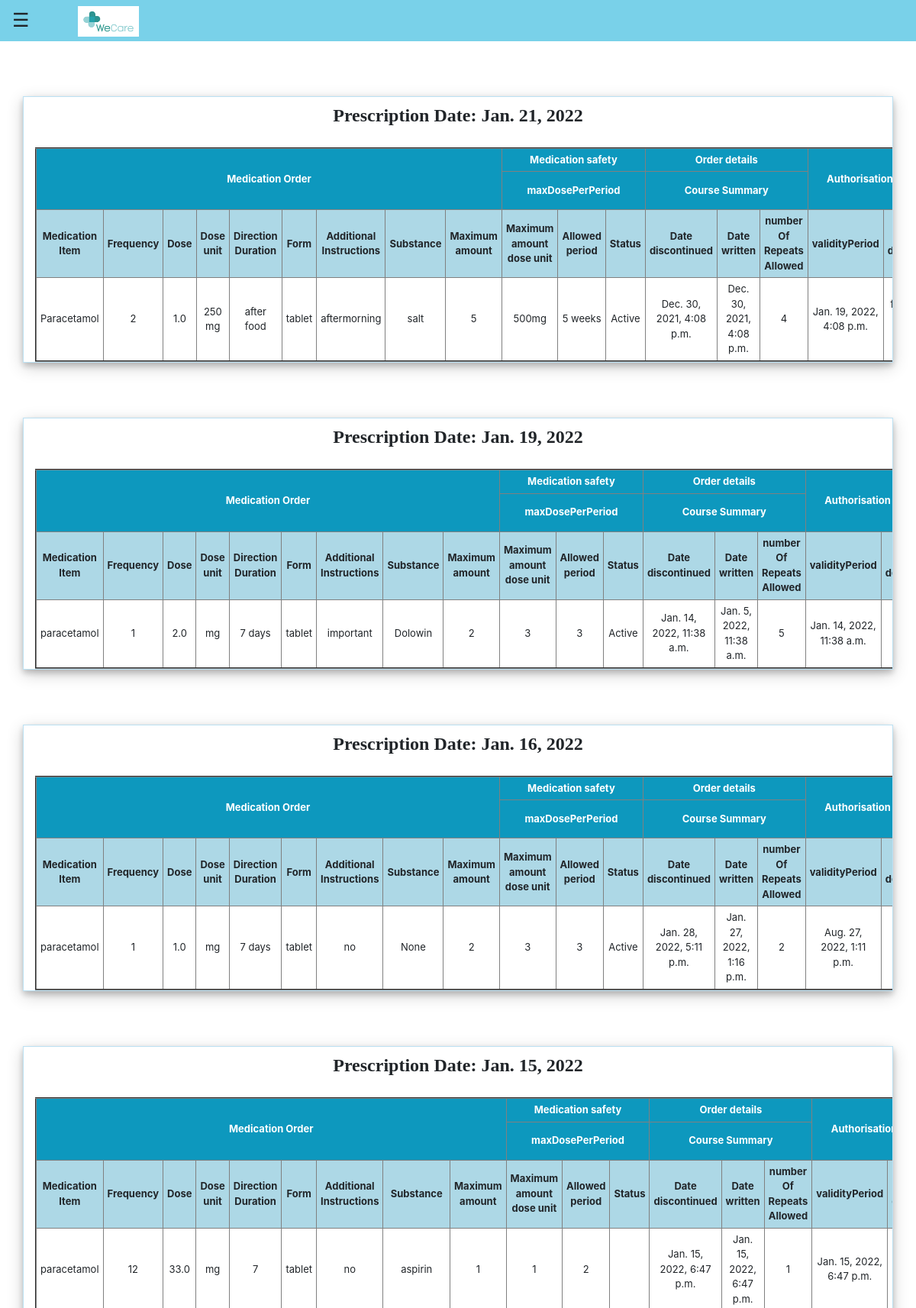
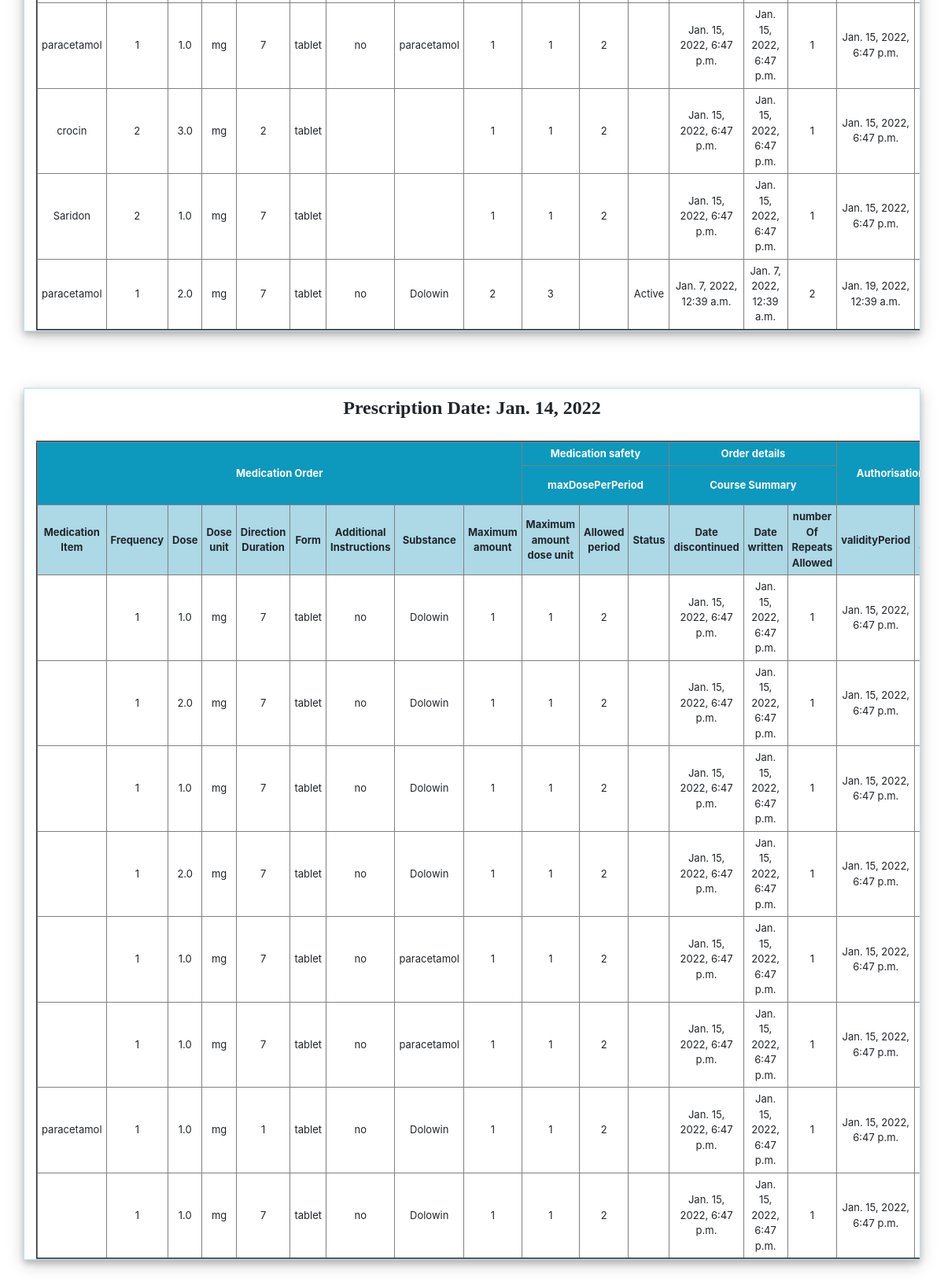
/old-prescription/3 (signed in), run on the app's committed database (2 pictures, top to bottom).
### hospital/models.py (models this page shows, shortened)
class PatientPrescriptionDetails(models.Model):
    patientId=models.PositiveIntegerField(null=True)
    medicationItem=models.CharField(max_length=100)
    frequency=models.PositiveIntegerField(null=False)
    dose=models.FloatField(null=False)
    doseUnit=models.CharField(max_length=100)
    directionDuration=models.CharField(max_length=200)
    form=models.CharField(max_length=100)
    additionalInstruc=models.CharField(max_length=400)
    substance=models.CharField(max_length=100)
    date=models.DateField(auto_now=True)
    safetyAmount=models.PositiveIntegerField(null=False)
    safetyDoseUnit=models.CharField(max_length=400)
    safetyAllowedPer=models.CharField(max_length=400)
    orderStatus=models.CharField(max_length=100)
    orderDateDisc=models.DateTimeField(blank=True,default=datetime.now)
    orderDateWritten=models.DateTimeField(blank=True,default=datetime.now)
    authRepeat=models.PositiveIntegerField(null=False,blank=True)
    authValPer=models.DateTimeField(blank=True,default=datetime.now)
    dispInstruc=models.CharField(max_length=100,blank=True)
    dispDescrip=models.CharField(max_length=100,blank=True)
    dispAmount=models.PositiveIntegerField(null=False,blank=True)
    dispAmountUnits=models.CharField(max_length=200,blank=True)
    dispDurution=models.CharField(max_length=200,blank=True)

### hospital/views.py (the view)
@login_required(login_url='doctorlogin')
@user_passes_test(is_doctor)
def old_prescription_patient_view(request, pk):
    patient = models.Patient.objects.get(id=pk)
    assignedDoctor = models.User.objects.all().filter(id=patient.assignedDoctorId)
    pDD = models.PatientPrescriptionDetails.objects.all().filter(
        patientId=pk).order_by('-date')
    date_list = []
    for m in pDD:
        if m.date not in date_list:
            date_list.append(m.date)
    patientDict = {
        'patientId': pk,
        'name': patient.get_name,
        'mobile': patient.mobile,
        'address': patient.address,
        'symptoms': patient.symptoms,
        'assignedDoctorName': assignedDoctor[0].first_name,
        'pDD': pDD,
        'date_list': date_list,
        'doctor': models.Doctor.objects.get(user_id=request.user.id),
    }
    return render(request, 'hospital/patient_old_prescription.html', context=patientDict)

### hospital/models.py (called while the page is built)
    @property
    def get_name(self):
        return self.user.first_name+" "+self.user.last_name

### hospital/views.py (called while the page is built)
def is_doctor(user):
    return user.groups.filter(name='DOCTOR').exists()

### templates/hospital/patient_old_prescription.html (shortened to what this page needs)
{% extends 'hospital/doctor_base.html' %}
{% block content %}
{% load static %}
<head>
</head>
<br>
{% for date in date_list %}
<div class="container">
  <h4 style="font-family: 'Times New Roman', Times, serif; text-align: center; font-weight: bold;">Prescription Date: {{date}}</h4>
  <table border="2" align="center">
    <br>
    <tr class="heading" align="center">
      <th rowspan="2" colspan="9">Medication Order</th>
      <th colspan="3">Medication safety</th>
      <th colspan="3">Order details</th>
      <th rowspan="2" colspan="2">Authorisation details</th>
    </tr>
    <tr class="heading" align="center">
      <th colspan="3">maxDosePerPeriod</th>
      <th colspan="3">Course Summary</th>
    </tr>
    <tr class="subheadings" align="center">
      <th>Medication Item</th>
      <th>Frequency</th>
      <th>Dose</th>
      <th>Dose unit</th>
      <th>Direction Duration</th>
      <th>Form</th>
      <th>Additional Instructions</th>
      <th>Substance</th>
      <th>Maximum amount</th>
      <th>Maximum amount dose unit</th>
      <th>Allowed period</th>
      <th>Status</th>
      <th>Date discontinued</th>
      <th>Date written</th>
      <th>number Of Repeats Allowed</th>
      <th>validityPeriod</th>
      <th>Amount description</th>
    </tr>
    {% for m in pDD %}
    {% if m.date == date %}
    <tr class="details" align="center">
      <td>{{m.medicationItem}}</td>
      <td>{{m.frequency}}</td>
      <td>{{m.dose}}</td>
      <td>{{m.doseUnit}}</td>
      <td>{{m.directionDuration}}</td>
      <td>{{m.form}}</td>
      <td>{{m.additionalInstruc}}</td>
      <td>{{m.substance}}</td>
      <td>{{m.safetyAmount}}</td>
      <td>{{m.safetyDoseUnit}}</td>
      <td>{{m.safetyAllowedPer}}</td>
      <td>{{m.orderStatus}}</td>
      <td>{{m.orderDateDisc}}</td>
      <td>{{m.orderDateWritten}}</td>
      <td>{{m.authRepeat}}</td>
      <td>{{m.authValPer}}</td>
      <td>{{m.dispInstruc}}</td>
    </tr>
    {% endif %}
    {% endfor %}
  </table>
</div>
<br><br><br>
{% endfor %}
{% endblock content %}

### templates/hospital/patient_old_prescription.html (style rules this page uses)
.details { font-weight: 14px; font-family: -apple-system, BlinkMacSystemFont,"Segoe UI",Roboto,"Helvetica Neue",Arial,"Noto Sans",sans-serif,"Apple Color Emoji","Segoe UI Emoji","Segoe UI Symbol","Noto Color Emoji"; }
.subheadings { background-color: lightblue; font-family: -apple-system, BlinkMacSystemFont,"Segoe UI",Roboto,"Helvetica Neue",Arial,"Noto Sans",sans-serif,"Apple Color Emoji","Segoe UI Emoji","Segoe UI Symbol","Noto Color Emoji"; font-weight: 1.25rem; }
th, td { padding: 5px; }
.heading { background-color: #0D98BE; color: white; font-family: -apple-system, BlinkMacSystemFont,"Segoe UI",Roboto,"Helvetica Neue",Arial,"Noto Sans",sans-serif,"Apple Color Emoji","Segoe UI Emoji","Segoe UI Symbol","Noto Color Emoji"; font-weight: 1.25rem; }
.container { padding-top: 10px; overflow-y: scroll; box-shadow: 0 4px 8px 0 rgba(0, 0, 0, 0.2), 0 6px 20px 0 rgba(0, 0, 0, 0.19); font-family: -apple-system, BlinkMacSystemFont,"Segoe UI",Roboto,"Helvetica Neue",Arial,"Noto Sans",sans-serif,"Apple Color Emoji","Segoe UI Emoji","Segoe UI Symbol","Noto Color Emoji"; font-size: small; border:solid rgba(188, 225, 243, 0.993) 1px ; }

### data on the page
PatientPrescriptionDetails: date_list "Jan. 21, 2022", medicationItem "Paracetamol", frequency "2", dose "1.0", doseUnit "250 mg", directionDuration "after food", form "tablet", additionalInstruc "aftermorning", substance "salt", safetyAmount "5", safetyDoseUnit "500mg", safetyAllowedPer "5 weeks", orderStatus "Active", orderDateDisc "Dec. 30, 2021, 4:08 p.m.", orderDateWritten "Dec. 30, 2021, 4:08 p.m.", authRepeat "4", authValPer "Jan. 19, 2022, 4:08 p.m."
PatientPrescriptionDetails: date_list "Jan. 19, 2022", medicationItem "paracetamol", frequency "1", dose "2.0", doseUnit "mg", directionDuration "7 days", form "tablet", additionalInstruc "important", substance "Dolowin", safetyAmount "2", safetyDoseUnit "3", safetyAllowedPer "3", orderStatus "Active", orderDateDisc "Jan. 14, 2022, 11:38 a.m.", orderDateWritten "Jan. 5, 2022, 11:38 a.m.", authRepeat "5", authValPer "Jan. 14, 2022, 11:38 a.m."
PatientPrescriptionDetails: date_list "Jan. 16, 2022", medicationItem "paracetamol", frequency "1", dose "1.0", doseUnit "mg", directionDuration "7 days", form "tablet", additionalInstruc "no", substance "None", safetyAmount "2", safetyDoseUnit "3", safetyAllowedPer "3", orderStatus "Active", orderDateDisc "Jan. 28, 2022, 5:11 p.m.", orderDateWritten "Jan. 27, 2022, 1:16 p.m.", authRepeat "2", authValPer "Aug. 27, 2022, 1:11 p.m."
PatientPrescriptionDetails: date_list "Jan. 15, 2022", medicationItem "paracetamol", frequency "12", dose "33.0", doseUnit "mg", directionDuration "7", form "tablet", additionalInstruc "no", substance "aspirin", safetyAmount "1", safetyDoseUnit "1", safetyAllowedPer "2", orderDateDisc "Jan. 15, 2022, 6:47 p.m.", orderDateWritten "Jan. 15, 2022, 6:47 p.m.", authRepeat "1", authValPer "Jan. 15, 2022, 6:47 p.m."
PatientPrescriptionDetails: medicationItem "paracetamol", frequency "1", dose "1.0", doseUnit "mg", directionDuration "7", form "tablet", additionalInstruc "no", substance "paracetamol", safetyAmount "1", safetyDoseUnit "1", safetyAllowedPer "2", orderDateDisc "Jan. 15, 2022, 6:47 p.m.", orderDateWritten "Jan. 15, 2022, 6:47 p.m.", authRepeat "1", authValPer "Jan. 15, 2022, 6:47 p.m."
PatientPrescriptionDetails: medicationItem "crocin", frequency "2", dose "3.0", doseUnit "mg", directionDuration "2", form "tablet", safetyAmount "1", safetyDoseUnit "1", safetyAllowedPer "2", orderDateDisc "Jan. 15, 2022, 6:47 p.m.", orderDateWritten "Jan. 15, 2022, 6:47 p.m.", authRepeat "1", authValPer "Jan. 15, 2022, 6:47 p.m."
PatientPrescriptionDetails: medicationItem "Saridon", frequency "2", dose "1.0", doseUnit "mg", directionDuration "7", form "tablet", safetyAmount "1", safetyDoseUnit "1", safetyAllowedPer "2", orderDateDisc "Jan. 15, 2022, 6:47 p.m.", orderDateWritten "Jan. 15, 2022, 6:47 p.m.", authRepeat "1", authValPer "Jan. 15, 2022, 6:47 p.m."
PatientPrescriptionDetails: medicationItem "paracetamol", frequency "1", dose "2.0", doseUnit "mg", directionDuration "7", form "tablet", additionalInstruc "no", substance "Dolowin", safetyAmount "2", safetyDoseUnit "3", orderStatus "Active", orderDateDisc "Jan. 7, 2022, 12:39 a.m.", orderDateWritten "Jan. 7, 2022, 12:39 a.m.", authRepeat "2", authValPer "Jan. 19, 2022, 12:39 a.m."
PatientPrescriptionDetails: date_list "Jan. 14, 2022", frequency "1", dose "1.0", doseUnit "mg", directionDuration "7", form "tablet", additionalInstruc "no", substance "Dolowin", safetyAmount "1", safetyDoseUnit "1", safetyAllowedPer "2", orderDateDisc "Jan. 15, 2022, 6:47 p.m.", orderDateWritten "Jan. 15, 2022, 6:47 p.m.", authRepeat "1", authValPer "Jan. 15, 2022, 6:47 p.m."
PatientPrescriptionDetails: frequency "1", dose "2.0", doseUnit "mg", directionDuration "7", form "tablet", additionalInstruc "no", substance "Dolowin", safetyAmount "1", safetyDoseUnit "1", safetyAllowedPer "2", orderDateDisc "Jan. 15, 2022, 6:47 p.m.", orderDateWritten "Jan. 15, 2022, 6:47 p.m.", authRepeat "1", authValPer "Jan. 15, 2022, 6:47 p.m."
PatientPrescriptionDetails: frequency "1", dose "1.0", doseUnit "mg", directionDuration "7", form "tablet", additionalInstruc "no", substance "Dolowin", safetyAmount "1", safetyDoseUnit "1", safetyAllowedPer "2", orderDateDisc "Jan. 15, 2022, 6:47 p.m.", orderDateWritten "Jan. 15, 2022, 6:47 p.m.", authRepeat "1", authValPer "Jan. 15, 2022, 6:47 p.m."
PatientPrescriptionDetails: frequency "1", dose "2.0", doseUnit "mg", directionDuration "7", form "tablet", additionalInstruc "no", substance "Dolowin", safetyAmount "1", safetyDoseUnit "1", safetyAllowedPer "2", orderDateDisc "Jan. 15, 2022, 6:47 p.m.", orderDateWritten "Jan. 15, 2022, 6:47 p.m.", authRepeat "1", authValPer "Jan. 15, 2022, 6:47 p.m."
PatientPrescriptionDetails: frequency "1", dose "1.0", doseUnit "mg", directionDuration "7", form "tablet", additionalInstruc "no", substance "paracetamol", safetyAmount "1", safetyDoseUnit "1", safetyAllowedPer "2", orderDateDisc "Jan. 15, 2022, 6:47 p.m.", orderDateWritten "Jan. 15, 2022, 6:47 p.m.", authRepeat "1", authValPer "Jan. 15, 2022, 6:47 p.m."
PatientPrescriptionDetails: frequency "1", dose "1.0", doseUnit "mg", directionDuration "7", form "tablet", additionalInstruc "no", substance "paracetamol", safetyAmount "1", safetyDoseUnit "1", safetyAllowedPer "2", orderDateDisc "Jan. 15, 2022, 6:47 p.m.", orderDateWritten "Jan. 15, 2022, 6:47 p.m.", authRepeat "1", authValPer "Jan. 15, 2022, 6:47 p.m."
PatientPrescriptionDetails: medicationItem "paracetamol", frequency "1", dose "1.0", doseUnit "mg", directionDuration "1", form "tablet", additionalInstruc "no", substance "Dolowin", safetyAmount "1", safetyDoseUnit "1", safetyAllowedPer "2", orderDateDisc "Jan. 15, 2022, 6:47 p.m.", orderDateWritten "Jan. 15, 2022, 6:47 p.m.", authRepeat "1", authValPer "Jan. 15, 2022, 6:47 p.m."
PatientPrescriptionDetails: frequency "1", dose "1.0", doseUnit "mg", directionDuration "7", form "tablet", additionalInstruc "no", substance "Dolowin", safetyAmount "1", safetyDoseUnit "1", safetyAllowedPer "2", orderDateDisc "Jan. 15, 2022, 6:47 p.m.", orderDateWritten "Jan. 15, 2022, 6:47 p.m.", authRepeat "1", authValPer "Jan. 15, 2022, 6:47 p.m."
